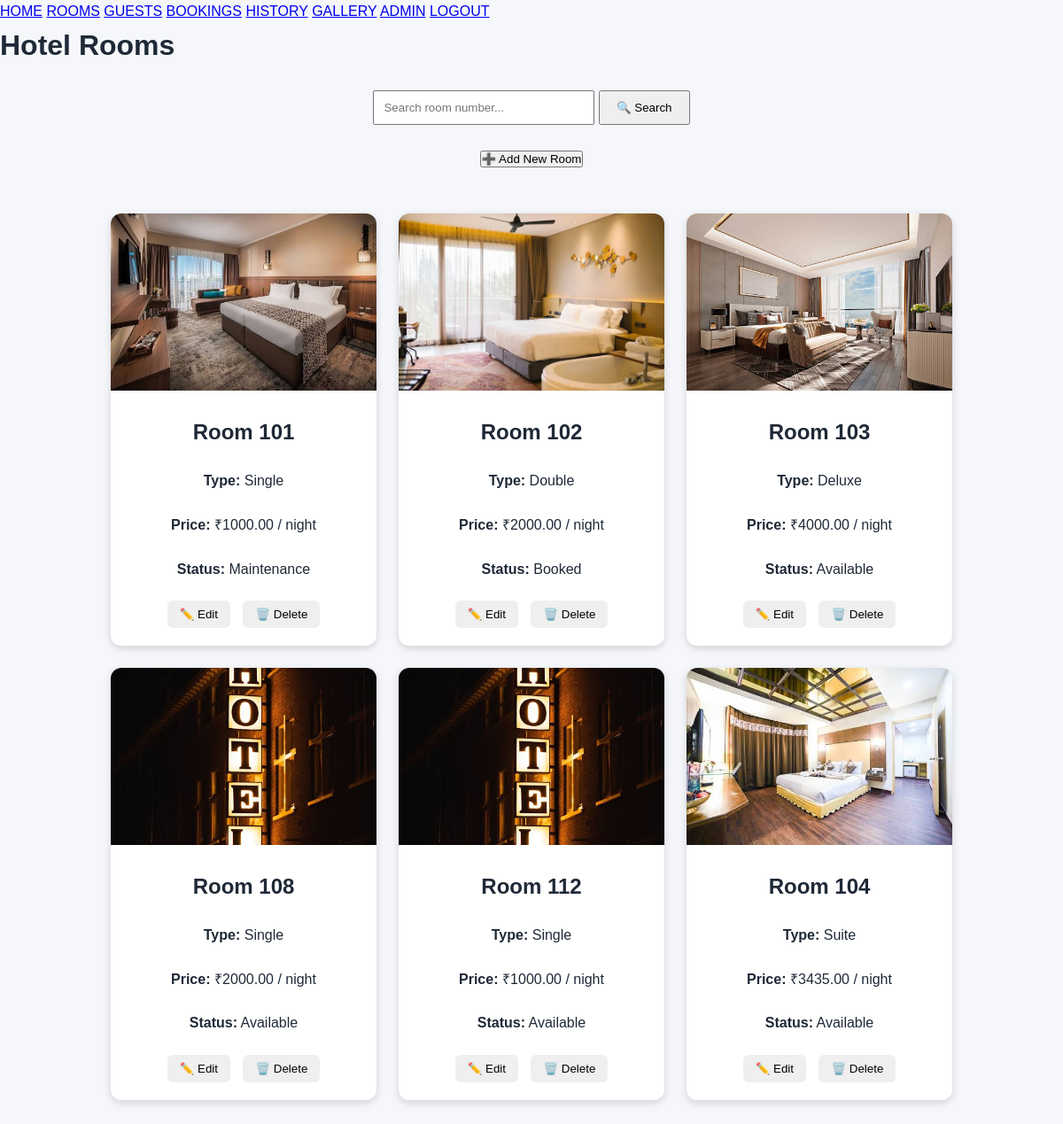
The app's page /rooms/ (signed in) with its own data.
### hotel/models.py (models this page shows, shortened)
class Room(models.Model):
    ROOM_TYPES = [
        ('Single', 'Single'),
        ('Double', 'Double'),
        ('Deluxe', 'Deluxe'),
        ('Suite', 'Suite'),
    ]
    STATUS_CHOICES = [
        ('Available', 'Available'),
        ('Booked', 'Booked'),
        ('Occupied', 'Occupied'),
        ('Maintenance', 'Maintenance'),
    ]
    room_number = models.CharField(max_length=10, unique=True)
    room_type = models.CharField(max_length=20, choices=ROOM_TYPES)
    price = models.DecimalField(max_digits=10, decimal_places=2)
    status = models.CharField(
        max_length=20,
        choices=STATUS_CHOICES,
        default='Available'
    )

### hotel/views.py (the view)
# urls.py: path('rooms/', rooms, name='rooms'),
@login_required
def rooms(request):
    search = request.GET.get('search', '').strip()
    rooms = Room.objects.filter(
        room_number__icontains=search
    )
    return render(request, 'hotel/rooms.html', {
        'rooms': rooms,
        'search': search,
    })

### hotel/templates/hotel/rooms.html (shortened to what this page needs)
<!DOCTYPE html>
<html>
<head>
    {% load static %}
    <link rel="stylesheet" href="{% static 'hotel/style.css' %}">
</head>
<body>
    <nav>
        <a href="/">HOME</a>
        <a href="/rooms/">ROOMS</a>
        <a href="/guests/">GUESTS</a>
        <a href="/bookings/">BOOKINGS</a>
        <a href="/booking-history/">HISTORY</a>
        <a href="/gallery/">GALLERY</a>
        <a href="/admin/">ADMIN</a>
        <a href="{% url 'logout' %}">LOGOUT</a>
    </nav>
    <h1>Hotel Rooms</h1>
    <div class="search-box">
        <form method="GET">
            <input
                type="text"
                name="search"
                placeholder="Search room number..."
                value="{{ search }}"
            >
            <button type="submit">
                🔍 Search
            </button>
        </form>
    </div>
    <div class="add-room">
        <a href="{% url 'add_room' %}">
            <button type="button">
                ➕ Add New Room
            </button>
        </a>
    </div>
    <div class="room-list">
        {% for room in rooms %}
        <div class="room-card">
            {% if room.room_number == "101" %}
<img src="{% static 'hotel/images/room101.jpeg' %}" alt="Room 101">
            {% elif room.room_number == "102" %}
<img src="{% static 'hotel/images/room102.jpeg' %}" alt="Room 102">
            {% elif room.room_type == "Deluxe" %}
                <img src="{% static 'hotel/images/deluxe.jpeg' %}" alt="Deluxe Room">
            {% elif room.room_type == "Suite" %}
                <img src="{% static 'hotel/images/suite.jpeg' %}" alt="Suite Room">
            {% else %}
                <img src="{% static 'hotel/images/hotel.jpeg' %}" alt="Hotel Room">
            {% endif %}
            <div class="room-card-content">
                <h2>
                    Room {{ room.room_number }}
                </h2>
                <p>
                    <strong>Type:</strong>
                    {{ room.room_type }}
                </p>
                <p>
                    <strong>Price:</strong>
                    ₹{{ room.price }} / night
                </p>
                <p>
                    <strong>Status:</strong>
                    {{ room.status }}
                </p>
                <div class="room-actions">
                    <a href="{% url 'edit_room' room.id %}">
                        <button type="button">
                            ✏️ Edit
                        </button>
                    </a>
                    <a
                        href="{% url 'delete_room' room.id %}"
                        onclick="return confirm('Are you sure you want to delete this room?');"
                    >
                        <button type="button">
                            🗑️ Delete
                        </button>
                    </a>
                </div>
            </div>
        </div>
        {% empty %}
            <p>No rooms found.</p>
        {% endfor %}
    </div>
</body>
</html>

### hotel/static/hotel/style.css (style rules this page uses)
* { box-sizing: border-box; margin: 0; padding: 0; }
body { font-family: Arial, Helvetica, sans-serif; background: #f5f7fb; color: #1f2937; line-height: 1.6; }

### hotel/templates/hotel/rooms.html (style rules this page uses)
.room-list { display: flex; flex-wrap: wrap; justify-content: center; gap: 25px; padding: 30px; }
.room-card { width: 300px; background: white; border-radius: 12px; overflow: hidden; box-shadow: 0 3px 10px rgba(0,0,0,0.15); text-align: center; }
.room-card img { width: 100%; height: 200px; object-fit: cover; }
.room-card-content { padding: 20px; }
.room-card h2 { margin: 0 0 15px 0; padding: 0; }
.room-card p { margin: 8px 0; padding: 8px; box-shadow: none; }
.room-actions { margin-top: 15px; }
.room-actions a { text-decoration: none; margin: 5px; }
.room-actions button { padding: 8px 14px; border: none; border-radius: 6px; cursor: pointer; }
.search-box { text-align: center; margin: 25px; }
.search-box input { padding: 10px; width: 250px; }
.search-box button { padding: 10px 18px; cursor: pointer; }
.add-room { text-align: center; margin: 20px; }

### records on screen
Room: room_number "101", room_type "Single", price "1000.00", status "Maintenance"
Room: room_number "102", room_type "Double", price "2000.00", status "Booked"
Room: room_number "103", room_type "Deluxe", price "4000.00", status "Available"
Room: room_number "108", room_type "Single", price "2000.00", status "Available"
Room: room_number "112", room_type "Single", price "1000.00", status "Available"
Room: room_number "104", room_type "Suite", price "3435.00", status "Available"
